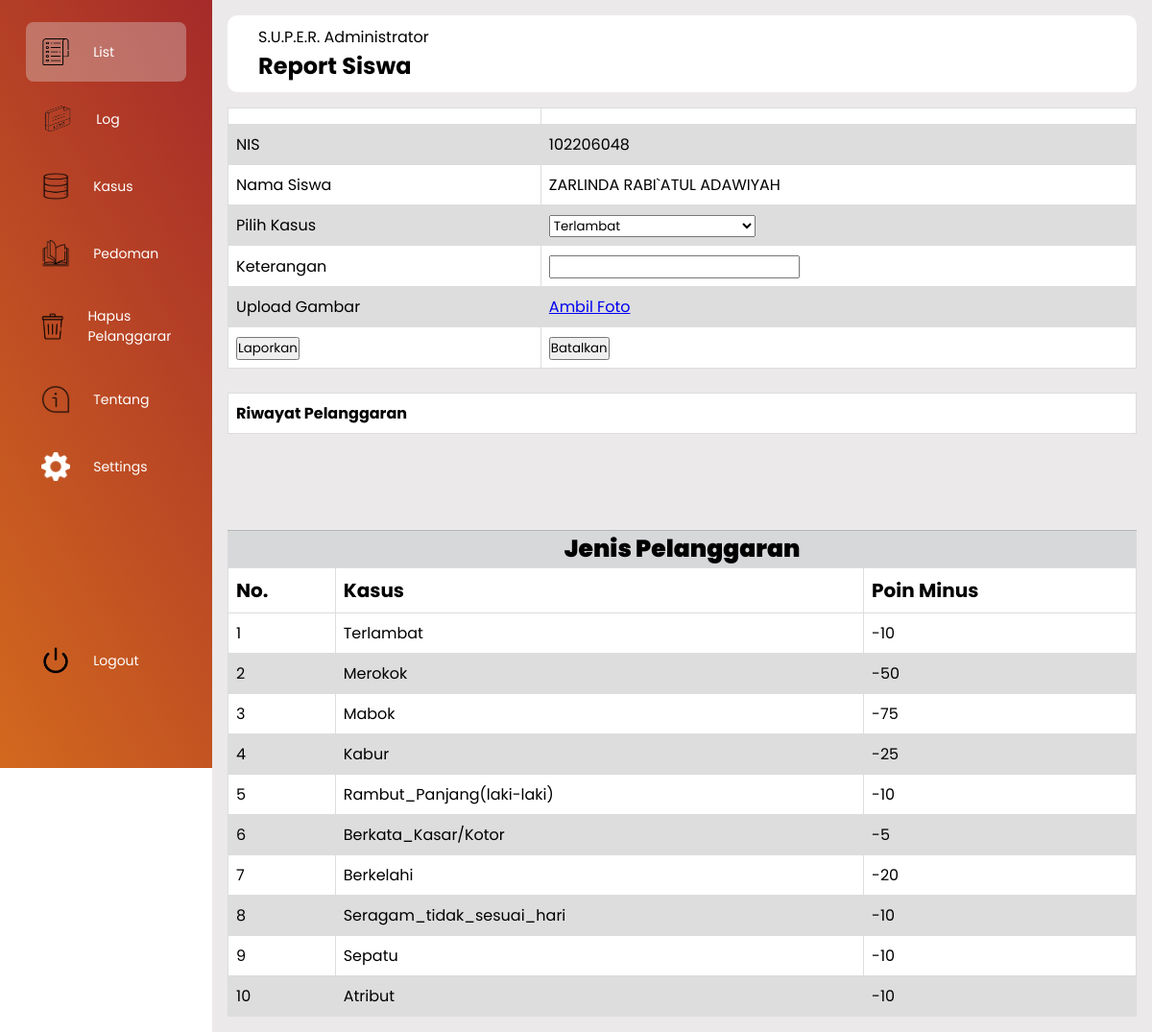
The page /S.U.P.E.R/proses-kasus.php?id=102206048 (signed in) on the database as committed earlier.
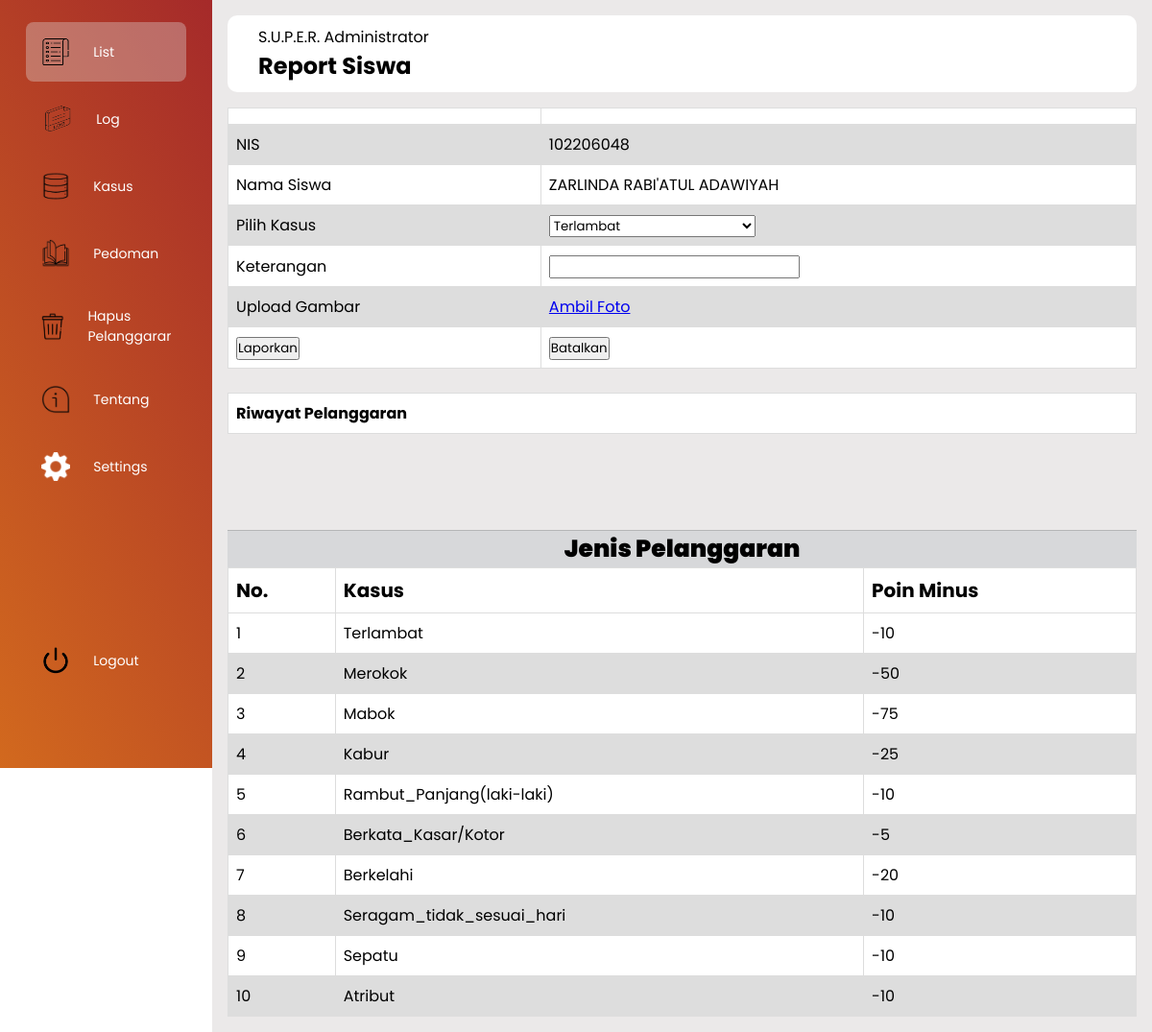
The same page on the database as committed later.
### tables this page shows
CREATE TABLE `siswa` (
  `nis` int(11) NOT NULL,
  `password` varchar(20) NOT NULL,
  `nama` varchar(100) NOT NULL,
  `tingkat` int(2) NOT NULL,
  `jurusan` varchar(30) NOT NULL,
  `kelas` varchar(2) NOT NULL,
  `jenis_kelamin` enum('L','P') NOT NULL,
  `poin` int(5) NOT NULL,
  `role` int(1) NOT NULL
);

### S.U.P.E.R/proses-kasus.php (the view, shortened to what this page needs)
<?php
include "koneksi.php";
$id=$_GET['id'];
$sql=mysqli_query($conn, "SELECT * FROM siswa WHERE nis=$id");
$sql_kasus=mysqli_query($conn, "SELECT * FROM tb_kasus");
?>
<!DOCTYPE html>
<html lang="en">
<head>
    <link rel="stylesheet" href="css_style_new.css">
        <link rel="stylesheet" href="https://cdnjs.cloudflare.com/ajax/libs/
    font-awesome/6.4.0/css/all.min.css">
</head>
<body>
<div class="sidebar">
        <div class="logo"></div>
        <ul class="menu">
            <li class="active">
                <a href="admin-buksak.php">
                    <img src="../img/list.png" alt="" style="width: 30px; height: 30px;">
                    <span>List</span>
                </a>
            </li>
            <li>
                <a href="data-kasus.php">
                    <img src="../img/log.png" alt="" style="width: 33px; height: 30px;">
                    <span>Log</span>
                </a>
            </li>
            <li>
                <a href="kasus.php">
                    <img src="../img/data.png" alt="" style="width: 30px; height: 30px;">
                    <span>Kasus</span>
                </a>
            </li>
            <li>
                <a href="pedoman.php">
                    <img src="../img/pedoman.png" alt="" style="width: 30px; height: 30px;">
                    <span>Pedoman</span>
                </a>
            </li>
            <li>
                <a href="hapus-pelanggaran.php">
                    <img src="../img/hapus.png" alt="" style="width: 30px; height: 30px;">
                    <span>Hapus Pelanggaran</span>
                </a>
            </li>
            <li>
                <a href="credit-buksak.php">
                    <img src="../img/about.png" alt="" style="width: 30px; height: 30px;">
                    <span>Tentang</span>
                </a>
            </li>
            <li>
                <a href="admin-settings.php">
                    <img src="../img/settings.png" alt="" style="width: 30px; height: 30px;">
                    <span>Settings</span>
                </a>
            </li>
            <li class="logout">
                <a href="../index.php">
                    <img src="../img/logout.png" alt="" style="width: 30px; height: 30px;">
                    <span>Logout</span>
                </a>
            </li>
        </ul>
    </div>
    <div class="main--content">
        <div class="header--wrapper">
            <div class="header--title">
                <span>S.U.P.E.R. Administrator</span>
                <h2>Report Siswa</h2>
            </div>
        </div>
  <div>
  <form action="proses.php" method="POST">
      <table>
      <tr>
                  <td></td>
                  <td><input type="hidden" name="id" value=<?=$id?>></td>
              </tr>
      <tr>
              <td>NIS</td>
              <td><?php foreach ($sql as $nis) :?><?=$nis["nis"]; ?><?php endforeach;?></td>
          </tr>
          <tr>
              <td>Nama Siswa</td>
              <td><?php foreach ($sql as $nama) :?><?=$nama["nama"]; ?><?php endforeach;?></td>
          </tr>
          <tr>
              <td>Pilih Kasus</td>
              <td>
              <select name="kasus">
                      <?php foreach ($sql_kasus as $row) :?>
                          <option value=<?= $row["jenis_kasus"];?>><?= $row["jenis_kasus"];?></option>
                          <?php endforeach;?>
                      </select>
              </td>
          </tr>
          <tr>
              <td>Keterangan</td>
              <td><input type="text" name="keterangan"></td>
          </tr>
          <tr>
            <td>Upload Gambar</td>
            <td><a href="ambil-foto.php">Ambil Foto</a></td>
          </tr>
          <tr>
              <td><input type="submit" name="lapor" value="Laporkan" ?id=<?= $id?> onclick="return confirm ('Yakin untuk melaporkan?');"></td>
              <td><input type="submit" name="batalkan" value="Batalkan"></td>
          </tr>
      </table><br>
      <table>
        <tr>
          <td><b>Riwayat Pelanggaran</b></td>
        </tr>
      </table>
      <?php
    include 'koneksi.php';
    $sql = "SELECT * FROM tb_kasus";
    $pelanggaran = mysqli_query($conn, $sql);
    ?>
      <div class="jenis-kasus">
      <p class="judul">Jenis Pelanggaran</p>
      <div class="row">
        <div>
          <table class="table-3 table table-striped" style="width: 100%;">
          <thead>
            <tr style="font-size: 20px;">
              <td><b>No.</b></td>
              <td><b>Kasus</b></td>
              <td><b>Poin Minus</b></td>
            </tr>
          </thead>
          <tbody>
            <?php foreach ($pelanggaran as $item) : ?>
                <tr>
                    <td><?= $item["id_kasus"];  ?></td>
                    <td><?= $item["jenis_kasus"];  ?></td>
                    <td>-<?= $item["poin"];  ?></td>
                </tr>
            <?php endforeach; ?>
          </tbody>
          </table>
        </div>
      </div>
  </form>
  </div>
        </div>
</body>
</html>

Rows that differ between the two databases and show on the page:
changed siswa id 102206048: nama "ZARLINDA RABI`ATUL ADAWIYAH" → "ZARLINDA RABI'ATUL ADAWIYAH"
